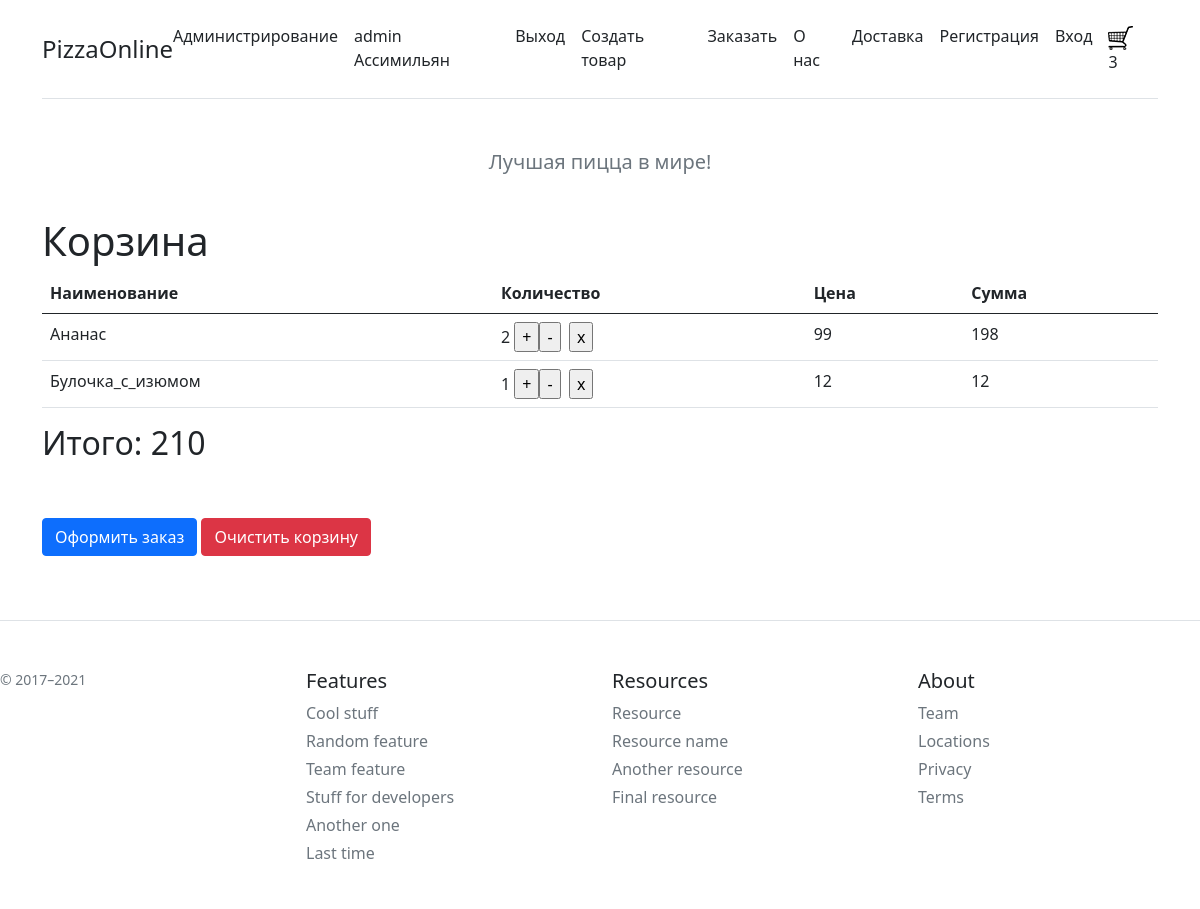
/basket (signed in), run on the app's committed database.
### app.py (models this page shows, shortened)
class User(UserMixin, db.Model):
    id = db.Column(db.Integer, primary_key=True)
    name = db.Column(db.Text, nullable=False)
    email = db.Column(db.Text, nullable=False)
    phone = db.Column(db.Text)
    password = db.Column(db.Text, nullable=False)
    role = db.Column(db.Text, nullable=False, default='client')
    tm = db.Column(db.Integer, nullable=False)
    ban = db.Column(db.Boolean, nullable=False, default=False)
    isActive = db.Column(db.Boolean, default=True)

class Basket(db.Model):
    id = db.Column(db.Integer, primary_key=True)
    item_id = db.Column(db.Integer)
    item_quantity = db.Column(db.Integer)
    item_price = db.Column(db.Integer)

class Item(db.Model):
    id = db.Column(db.Integer, primary_key=True)
    title = db.Column(db.Text, nullable=False)
    image = db.Column(db.Text, default="jpg.jpg")
    price = db.Column(db.Integer, nullable=False)
    about = db.Column(db.Text)
    recept_id = db.Column(db.Integer, default=0)
    isActive = db.Column(db.Boolean, default=True)
    def __repr__(self):
        return self.title

### app.py (the view)
@app.route('/basket', methods=['POST', 'GET'])
def basket():
    global basket
    global basket_count
    if request.method == "POST":
        basket = Basket.query.all()
        l = len(basket)+3
        for i in range(1, len(basket)+3):
            s = 'btn'+str(i)
            d = 'del'+str(i)
            r = request.form.get(s)
            if r == '+':
                basket = Basket.query.get(i)
                basket.item_quantity += 1
            elif r == '-':
                basket = Basket.query.get(i)
                if basket.item_quantity > 1:
                    basket.item_quantity -= 1
            else:
                r = request.form.get(d)
                if r == 'x':
                    basket = Basket.query.get(i)
                    db.session.delete(basket)
        try:
            db.session.commit()
        except:
            return "Произошла ошибка инкримента товара"
        if  request.form.get("btn") == "Очистить корзину":
            basket_erase()
        elif request.form.get("btn") == "Оформить заказ":
            return redirect('/delivery')
        return redirect('/basket')
    else:
        basket = Basket.query.order_by(Basket.id).all()
        items = Item.query.all()
        summ = 0
        basket_count = 0
        for elem in basket:
            item = Item.query.get(elem.item_id)
            summ = summ + item.price * elem.item_quantity
            basket_count = basket_count +  elem.item_quantity
        return render_template('basket.html', bsk=basket, item=items, summ=summ)

### app.py (called while the page is built)
@app.context_processor
def inject_user():
    return dict(basket_count=basket_count)

@login_manager.user_loader
def load_user(user_id):
        return User.query.get(int(user_id))

### templates/basket.html (shortened to what this page needs)
{% extends 'base.html' %}
{% block body %}
    <h1>Корзина</h1>
    <table class="table">
        <thead>
        <th>Наименование</th> <th>Количество</th> <th>Цена</th> <th>Сумма</th>
        </thead>
    <form action="/basket" method="post">
        <tbody>
            {% for el in bsk%}
                <tr><td>{{ item[el.item_id-1] }} </td><td>{{ el.item_quantity }} <input type="submit"  name="btn{{el.id}}" value="+"><input type="submit"  name="btn{{el.id}}" value="-">&nbsp;&nbsp;<input type="submit"  name="del{{el.id}}" value="x"></td><td>{{ item[el.item_id-1].price }} </td><td>{{ item[el.item_id-1].price *  el.item_quantity}} </td></tr>
            {% endfor %}
        </tbody>
    </table>
    <h2>Итого: {{ summ }}</h2>
    <br><br>
    <input type="submit" class="btn btn-primary" name="btn" value="Оформить заказ">
    <input type="submit" class="btn btn-danger" name="btn" value="Очистить корзину">
    </div>
{% endblock %}

### templates/base.html (shortened to what this page needs)
<!DOCTYPE html>
<html lang="ru">
    <head>
                <link rel="stylesheet" href="{{ url_for('static', filename='css/main.css') }}">
        <link rel="stylesheet" href="{{ url_for('static', filename='css/main.css') }}">
        <link rel="stylesheet" href="https://cdn.jsdelivr.net/npm/bootstrap@5.0.0-beta1/dist/css/bootstrap.min.css"
>
    </head>
    <body>
        <div class="container py-3">
            <header class="d-flex flex-column flex-md-row align-items-center pb-3 mb-4 border-bottom">
                <a href="/" class="d-flex align-items-center text-dark text-decoration-none">
                      <span class="fs-4">PizzaOnline</span>
                </a>
                <nav class="d-inline-flex mt-2 mt-md-0 ms-md-auto">
                      {% if current_user.is_authenticated %}
                          {% if current_user.role == 'admin' %}
                              <a class="me-3 py-2 text-dark text-decoration-none" href="/admin">Администрирование</a>
                          {% endif %}
                          <a class="me-3 py-2 text-dark text-decoration-none" href="/profile">{{current_user.role}} {{current_user.name}}</a>
                          <a class="me-3 py-2 text-dark text-decoration-none" href="/logout">Выход</a>
                          <a class="me-3 py-2 text-dark text-decoration-none" href="/create">Создать товар</a>
                      {% endif %}
                      <a class="me-3 py-2 text-dark text-decoration-none" href="/">Заказать</a>
                      <a class="me-3 py-2 text-dark text-decoration-none" href="/about">О нас</a>
                      <a class="me-3 py-2 text-dark text-decoration-none" href="/delivery">Доставка</a>
                      <a class="me-3 py-2 text-dark text-decoration-none" href="/register">Регистрация</a>
                      <a class="me-3 py-2 text-dark text-decoration-none" href="/login">Вход</a>
                      <a class="me-3 py-2 text-dark text-decoration-none" href="/basket"><img src="static/img/cart25.png" align='bottom> <font size='5'>{{basket_count}}</font></a>
                </nav>
            </header>
            <div class="pricing-header p-3 pb-md-4 mx-auto text-center">
                  <p class="fs-5 text-muted">Лучшая пицца в мире!</p>
            </div>
            <main>
                  {% block body %}{% endblock%}
            <footer class="pt-4 my-md-5 pt-md-5 border-top">
                  <div class="row">
                      <div class="col-12 col-md">
                          <small class="d-block mb-3 text-muted">© 2017–2021</small>
                      </div>
                      <div class="col-6 col-md">
                          <h5>Features</h5>
                          <ul class="list-unstyled text-small">
                              <li class="mb-1"><a class="link-secondary text-decoration-none" href="#">Cool stuff</a></li>
                              <li class="mb-1"><a class="link-secondary text-decoration-none" href="#">Random feature</a></li>
                              <li class="mb-1"><a class="link-secondary text-decoration-none" href="#">Team feature</a></li>
                              <li class="mb-1"><a class="link-secondary text-decoration-none" href="#">Stuff for developers</a></li>
                              <li class="mb-1"><a class="link-secondary text-decoration-none" href="#">Another one</a></li>
                              <li class="mb-1"><a class="link-secondary text-decoration-none" href="#">Last time</a></li>
                          </ul>
                      </div>
                      <div class="col-6 col-md">
                          <h5>Resources</h5>
                          <ul class="list-unstyled text-small">
                              <li class="mb-1"><a class="link-secondary text-decoration-none" href="#">Resource</a></li>
                              <li class="mb-1"><a class="link-secondary text-decoration-none" href="#">Resource name</a></li>
                              <li class="mb-1"><a class="link-secondary text-decoration-none" href="#">Another resource</a></li>
                              <li class="mb-1"><a class="link-secondary text-decoration-none" href="#">Final resource</a></li>
                          </ul>
                      </div>
                      <div class="col-6 col-md">
                          <h5>About</h5>
                          <ul class="list-unstyled text-small">
                              <li class="mb-1"><a class="link-secondary text-decoration-none" href="#">Team</a></li>
                              <li class="mb-1"><a class="link-secondary text-decoration-none" href="#">Locations</a></li>
                              <li class="mb-1"><a class="link-secondary text-decoration-none" href="#">Privacy</a></li>
                              <li class="mb-1"><a class="link-secondary text-decoration-none" href="#">Terms</a></li>
                          </ul>
                      </div>
                  </div>
            </footer>
    </body>
</html>

### static/css/main.css (style rules this page uses)
body { background: red; }

### data on the page
User: role "admin", name "Ассимильян"
Basket: item.title "Ананас", item_quantity "2"
Item: price "99", item[el.item_id-1].price*el.item_quantity "198"
Basket: item.title "Булочка_с_изюмом", item_quantity "1"
Item: price "12", item[el.item_id-1].price*el.item_quantity "12"

### other printed values
{{ basket_count }} "3"
{{ summ }} "210"
